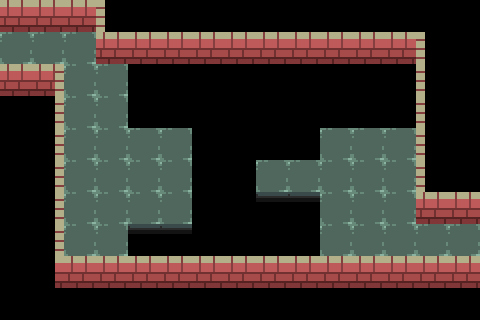

Below is a game level as drawn by its tile map, then a one-line description and the .tmx file that defines it, in full:
An orthogonal 15x10 tile map with 32x32 px tiles, 3 tile layers (walls, ground, death) and 4 objects (2x connection, 2x block).

<map version="1.0" tiledversion="1.0.3" orientation="orthogonal" renderorder="right-down" width="15" height="10" tilewidth="32" tileheight="32" nextobjectid="18">
 <tileset firstgid="1" source="tower-tileset.tsx" />
 <layer name="walls" width="15" height="10">
  <data encoding="csv">
12,12,12,15,0,0,0,0,0,0,0,0,0,0,0,
2,0,0,12,12,12,12,12,12,12,12,12,12,15,0,
12,23,0,0,0,0,0,0,0,0,0,0,0,15,0,
0,14,0,0,0,0,0,0,0,0,0,0,0,15,0,
0,14,0,0,0,0,0,0,0,0,0,0,0,15,0,
0,14,0,0,0,0,0,0,0,0,0,0,0,15,0,
0,14,0,0,0,0,0,0,0,0,0,0,0,12,12,
0,14,0,0,0,0,0,0,0,0,0,0,0,0,2,
0,24,12,12,12,12,12,12,12,12,12,12,12,12,12,
0,0,0,0,0,0,0,0,0,0,0,0,0,0,0
</data>
 </layer>
 <layer name="ground" width="15" height="10">
  <data encoding="csv">
0,0,0,0,0,0,0,0,0,0,0,0,0,0,0,
0,2,2,0,0,0,0,0,0,0,0,0,0,0,0,
0,0,2,2,0,0,0,0,0,0,0,0,0,0,0,
0,0,2,2,0,0,0,0,0,0,0,0,0,0,0,
0,0,2,2,2,2,0,0,0,0,2,2,2,0,0,
0,0,2,2,2,2,0,0,2,2,2,2,2,0,0,
0,0,2,2,2,2,0,0,0,0,2,2,2,0,0,
0,0,2,2,0,0,0,0,0,0,2,2,2,2,0,
0,0,0,0,0,0,0,0,0,0,0,0,0,0,0,
0,0,0,0,0,0,0,0,0,0,0,0,0,0,0
</data>
 </layer>
 <layer name="death" width="15" height="10">
  <data encoding="csv">
0,0,0,0,0,0,0,0,0,0,0,0,0,0,0,
0,0,0,0,0,0,0,0,0,0,0,0,0,0,0,
0,0,0,0,4,4,4,4,4,4,4,4,4,0,0,
0,0,0,0,4,4,4,4,4,4,4,4,4,0,0,
0,0,0,0,0,0,4,4,4,4,0,0,0,0,0,
0,0,0,0,0,0,4,4,0,0,0,0,0,0,0,
0,0,0,0,0,0,4,4,3,3,0,0,0,0,0,
0,0,0,0,3,3,4,4,4,4,0,0,0,0,0,
0,0,0,0,0,0,0,0,0,0,0,0,0,0,0,
0,0,0,0,0,0,0,0,0,0,0,0,0,0,0
</data>
 </layer>
 <objectgroup name="objects">
  <object id="9" name="25" type="connection" x="32" y="32" width="32" height="32">
   <properties>
    <property name="to" value="24" />
   </properties>
  </object>
  <object id="10" name="26" type="connection" x="416" y="224" width="32" height="32">
   <properties>
    <property name="to" value="27" />
   </properties>
  </object>
  <object id="16" type="block" x="160" y="160" width="32" height="32" />
  <object id="17" type="block" x="96" y="160" width="32" height="32" />
 </objectgroup>
</map>
